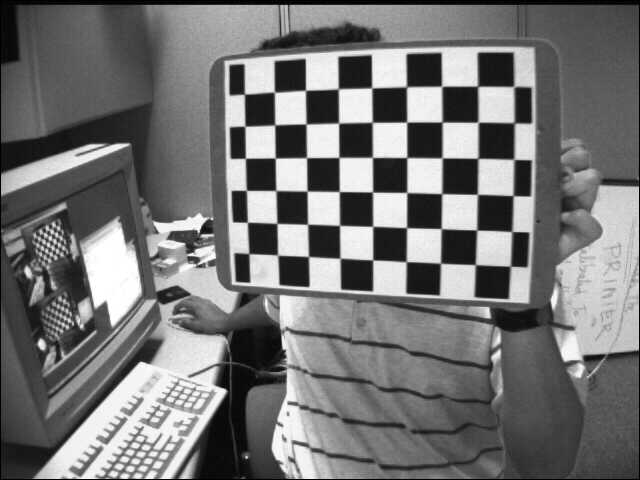
#> input picture Vision/images/imagesOpenCV/left01.jpg, 640 x 480 px, given in place of the camera
$ python Tri_color_detector_not_ipwebcam.py   (older library calls are emulated)
#> lines starting #> are read from the running program, lines starting #| are printed output that depends on the picture; after the words box and inside, x2 and y2 are one past the last pixel; in counts of white or black regions, pixels touching at a corner belong together
import cv2
import numpy as np

focalLength = 222.5
distance = 0

# Creates two different kernels
kernel = np.ones((10,10),np.uint8)
kernel2 = np.ones((25,25),np.uint8)

# This has to be here it doesn't do anything, just look at the trackbar
def nothing():
    pass

# Starts the webcam
cap = cv2.VideoCapture(0)

# create a black window image
img = np.zeros((300,512,3), np.uint8)
cv2.namedWindow('image')

# creates a switch for the window
switch = 'B-R-G'
cv2.createTrackbar(switch,'image',0,2,nothing)

# Initializes boundaries for colors
lower = np.array([0,0,0])
upper = np.array([255,255,255])

# This function lets you click on the video, and it returns HSV values of the pixel
def pick_color(event,x,y,flags,param):
    if event == cv2.EVENT_LBUTTONDBLCLK:
        bgr = frame[y,x] # Finds coordinates of the clicked point and picks that color
        bgrEdit = np.uint8([[bgr]]) # This converts the image to HSV and sets the upper
        color_grab = cv2.cvtColor(bgrEdit,cv2.COLOR_BGR2HSV) # and lower arrays
        print(color_grab)

# The following three functions create an image on the shape
def create_circle(thresh,cnt,cx,cy):
    thresh = cv2.circle(thresh,(cx,cy), 5, (0,0,255), -1)
    (x,y),radius = cv2.minEnclosingCircle(cnt)
    center = (int(x),int(y))
    radius = int(radius)
    thresh = cv2.circle(thresh,center,radius,(0,255,0),2)
    return radius, thresh

def create_ellipse(thresh,cnt):
    ellipse = cv2.fitEllipse(cnt)
    thresh = cv2.ellipse(thresh,ellipse,(0,255,0),2)
    return thresh

def create_rectangle(thresh,cnt,cx,cy):
    thresh = cv2.circle(thresh,(cx,cy), 5, (0,0,255), -1)
    x,y,w,h = cv2.boundingRect(cnt)
    thresh = cv2.rectangle(thresh,(x,y),(x+w,y+h),(0,255,0),2)

while(1):

    # Reads each frame from the video stream
    ret, frame = cap.read()
#> frame is the input picture: shape (480, 640, 3); min 0, max 255, mean 116.6
    gray = cv2.cvtColor(frame, cv2.COLOR_BGR2GRAY)

    # Converts the image to HSV
    hsv = cv2.cvtColor(frame, cv2.COLOR_BGR2HSV)
#> hsv: shape (480, 640, 3); mean H, S, V 0, 0, 116.6

    # Creates a mask using the upper and lower we got from above and applies it to the video stream
    mask = cv2.inRange(hsv, lower, upper)
#> mask: shape (480, 640); every value is 255
    res = cv2.bitwise_and(frame,frame, mask= mask)

    # Starts opening and closing kernels to remove noise and holes
    opened = cv2.morphologyEx(res, cv2.MORPH_OPEN, kernel)
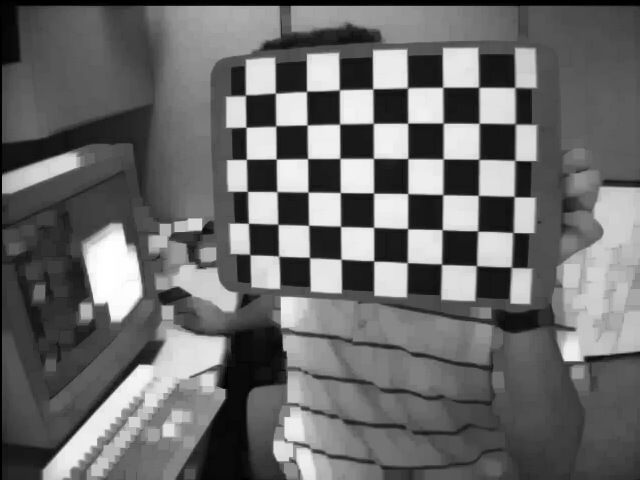
#> opened: shape (480, 640, 3); min 0, max 255, mean 106.6
    closed = cv2.morphologyEx(opened, cv2.MORPH_CLOSE, kernel2)
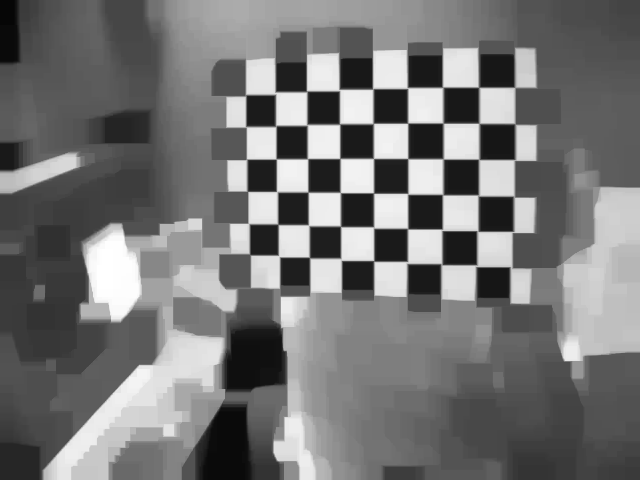
#> closed: shape (480, 640, 3); min 6, max 255, mean 116.9

    # Creates a threshold that we overwrite later
    ret,thresh = cv2.threshold(closed,127,255,cv2.THRESH_BINARY)
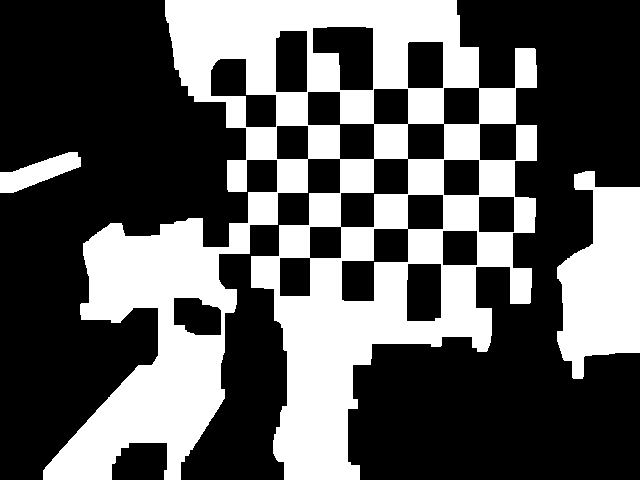
#> thresh: shape (480, 640, 3); 36.1% white; 3 white regions, box (x1, y1, x2, y2) and area: (43, 0, 537, 480) 97490, (557, 171, 640, 379) 11869, (0, 152, 81, 193) 1604

    # Turns the video stream into a gray version so we can find contours and stuff
    gray = cv2.cvtColor(thresh, cv2.COLOR_BGR2GRAY)
#> gray: shape (480, 640); 36.1% white; 3 white regions
    img, contours, hierarchy = cv2.findContours(gray, 1, 2)
#> contours = 22 contours; largest, box (x1, y1, x2, y2) and area: (43, 0, 537, 480) 126003, (557, 171, 640, 379) 11578, (312, 26, 374, 91) 2892, (341, 228, 409, 302) 2536, (340, 158, 409, 228) 2445

    # This structure is here because the first time the code run it divides by 0
    try:
        # Looks at movements and finds the center of large shapes
        cnt = contours[0]
#> cnt = contour of 27 points, box (x1, y1, x2, y2) (173, 297, 222, 336), area 1514
        M = cv2.moments(cnt)
#> M = moments, m00 1513.5, centre m10/m00, m01/m00 = (196.9, 316.3)
        cx = int(M['m10']/M['m00'])
#> cx = 196
        cy = int(M['m01']/M['m00'])
#> cy = 316
    except:
        pass
    # This looks at the trackbar slider, the position changes the color values
    s = cv2.getTrackbarPos(switch,'image')
    try:
        if s == 0:
            # Range for the Blue Frisbee
            lower = np.array([5,200,200])
            upper = np.array([20,255,255])
            radius, thresh = create_circle(thresh,cnt,cx,cy)
#> in create_circle, `thresh = cv2.circle(thresh,(cx,cy), 5, (0,0,255), -1)`: thresh: shape (480, 640, 3); 0.03% of pixels changed, all inside (x1, y1, x2, y2) = (191, 311, 202, 322)
#> in create_circle, `(x,y),radius = cv2.minEnclosingCircle(cnt)`: x = 197; y = 316; radius = 30
#> in create_circle, `center = (int(x),int(y))`: center = (197, 316)
#> radius = 30
            distance = ((3.5 * focalLength / radius))
#> distance = 25.96
#            thresh = create_ellipse(thresh,cnt)
        elif s == 1:
            # Range for the Red Frisbee
            lower = np.array([5,200,200])
            upper = np.array([20,255,255])
            thresh = create_circle(thresh,cnt,cx,cy)
            thresh = create_ellipse(thresh,cnt)
        elif s == 2:
            # Range for the Retroreflective Tape
            lower = np.array([70,195,190])
            upper = np.array([95,255,255])
            thresh = create_rectangle(thresh,cnt,cx,cy)
    except:
        pass

    font = cv2.FONT_HERSHEY_SIMPLEX
    cv2.putText(thresh,str(round(distance,2)),(500,450), font, 1,(0,0,255),2)
    cv2.putText(thresh,str(round(focalLength,2)),(30,450), font, 1,(0,255,0),2)
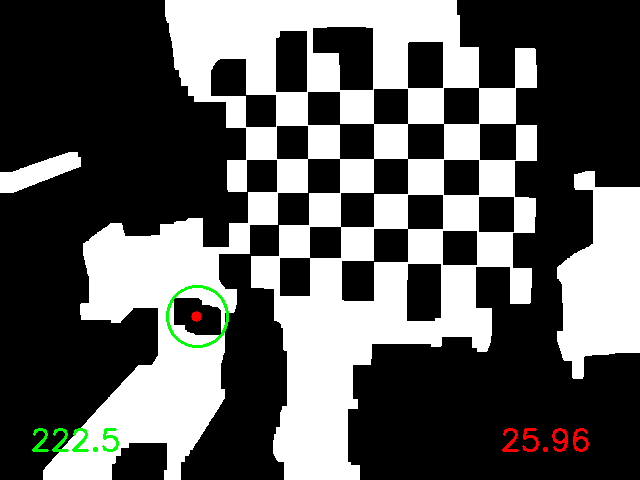
#> thresh: shape (480, 640, 3); mean B, G, R 91.4, 92.4, 92.1

# [6 lines of commented-out code are left out]
    cv2.imshow('image', thresh)
    cv2.imshow('original', frame)

    # Lets us use the mouse to find a color
    cv2.setMouseCallback('original', pick_color)

    if cv2.waitKey(1) & 0xFF == 27: # Hit esc to kill it
#> (key Esc is pressed here)
        break
cap.release()
cv2.destroyAllWindows()

$ run again, on Vision/images/imagesOpenCV/left02.jpg
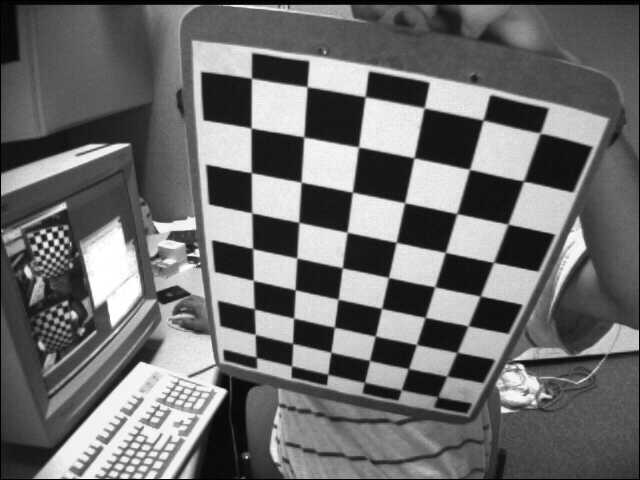
#> input picture Vision/images/imagesOpenCV/left02.jpg, 640 x 480 px, given in place of the camera
#> frame is the input picture: shape (480, 640, 3); min 0, max 255, mean 109
#> hsv: shape (480, 640, 3); mean H, S, V 0, 0, 109
#> mask: shape (480, 640); every value is 255
#> `ret,thresh = cv2.threshold(closed,127,255,cv2.THRESH_BINARY)`:
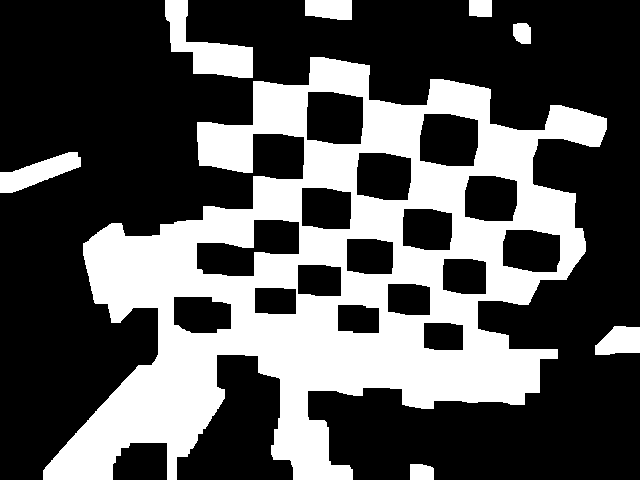
#> thresh: shape (480, 640, 3); 33.8% white; 8 white regions, largest, box (x1, y1, x2, y2) and area: (43, 57, 607, 480) 96350, (165, 0, 253, 78) 2922, (0, 152, 81, 193) 1599
#> contours = 24 contours; largest, box (x1, y1, x2, y2) and area: (43, 57, 607, 480) 124294, (196, 219, 300, 277) 3328, (419, 113, 479, 167) 2840, (306, 91, 364, 145) 2812, (165, 0, 253, 78) 2764
#> cnt = contour of 11 points, box (x1, y1, x2, y2) (410, 464, 434, 480), area 325
#> M = moments, m00 325, centre m10/m00, m01/m00 = (421, 471.9)
#> cx = 421
#> cy = 471
#> in create_circle, `(x,y),radius = cv2.minEnclosingCircle(cnt)`: x = 421.5; y = 471.5; radius = 13.73
#> center = (421, 471)
#> in create_circle, `radius = int(radius)`: radius = 13
#> distance = 59.9
#> `cv2.putText(thresh,str(round(focalLength,2)),(30,450), font, 1,(0,255,..`:
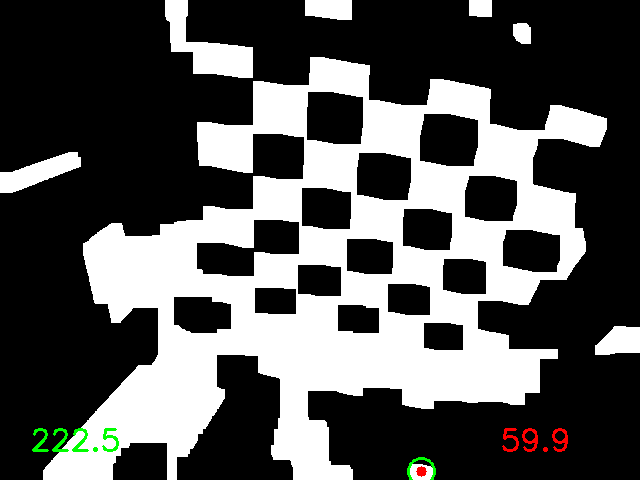
#> thresh: shape (480, 640, 3); mean B, G, R 85.8, 86.5, 86.3

$ run again, on Vision/images/imagesOpenCV/left03.jpg
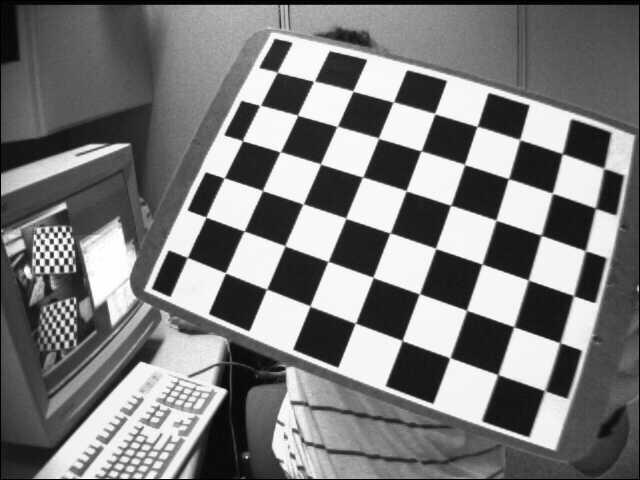
#> input picture Vision/images/imagesOpenCV/left03.jpg, 640 x 480 px, given in place of the camera
#> frame is the input picture: shape (480, 640, 3); min 0, max 255, mean 122.9
#> hsv: shape (480, 640, 3); mean H, S, V 0, 0, 122.9
#> mask: shape (480, 640); every value is 255
#> `ret,thresh = cv2.threshold(closed,127,255,cv2.THRESH_BINARY)`:
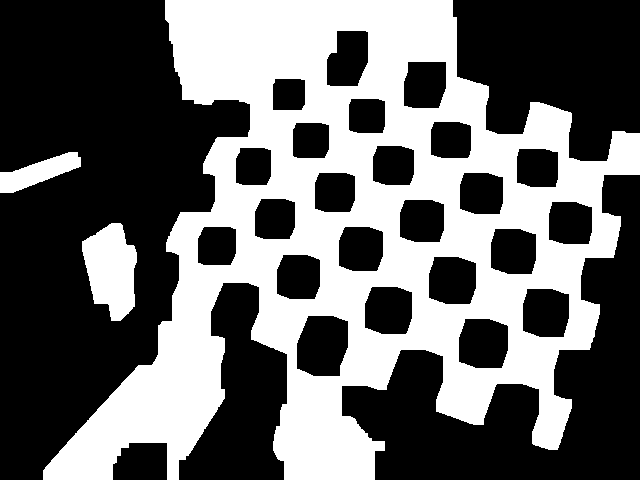
#> thresh: shape (480, 640, 3); 40.7% white; 3 white regions, box (x1, y1, x2, y2) and area: (43, 0, 640, 480) 119635, (82, 223, 137, 321) 3752, (0, 152, 81, 193) 1603
#> contours = 26 contours; largest, box (x1, y1, x2, y2) and area: (43, 0, 640, 480) 156217, (82, 223, 137, 321) 3628, (296, 315, 349, 377) 2728, (458, 318, 509, 369) 2238, (522, 288, 570, 338) 2092
#> cnt = contour of 56 points, box (x1, y1, x2, y2) (458, 318, 509, 369), area 2238
#> M = moments, m00 2238.5, centre m10/m00, m01/m00 = (483, 343.2)
#> cx = 483
#> cy = 343
#> in create_circle, `(x,y),radius = cv2.minEnclosingCircle(cnt)`: x = 483; y = 343; radius = 30.81
#> center = (483, 343)
#> in create_circle, `radius = int(radius)`: radius = 30
#> distance = 25.96
#> `cv2.putText(thresh,str(round(focalLength,2)),(30,450), font, 1,(0,255,..`:
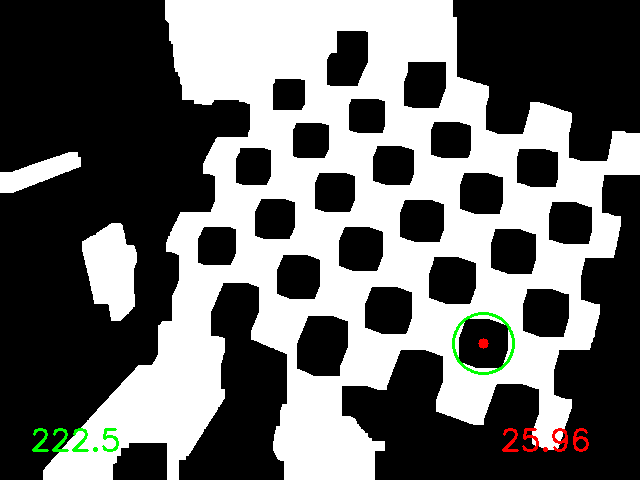
#> thresh: shape (480, 640, 3); mean B, G, R 102.9, 103.9, 103.6

$ run again, on Vision/images/imagesOpenCV/left04.jpg
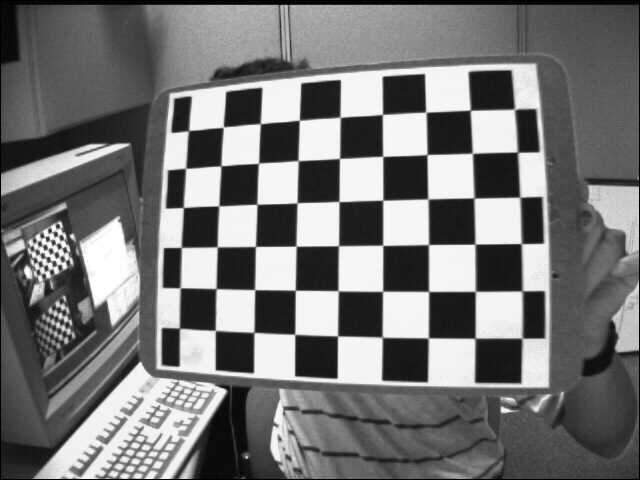
#> input picture Vision/images/imagesOpenCV/left04.jpg, 640 x 480 px, given in place of the camera
#> frame is the input picture: shape (480, 640, 3); min 0, max 255, mean 117.8
#> hsv: shape (480, 640, 3); mean H, S, V 0, 0, 117.8
#> mask: shape (480, 640); every value is 255
#> `ret,thresh = cv2.threshold(closed,127,255,cv2.THRESH_BINARY)`:
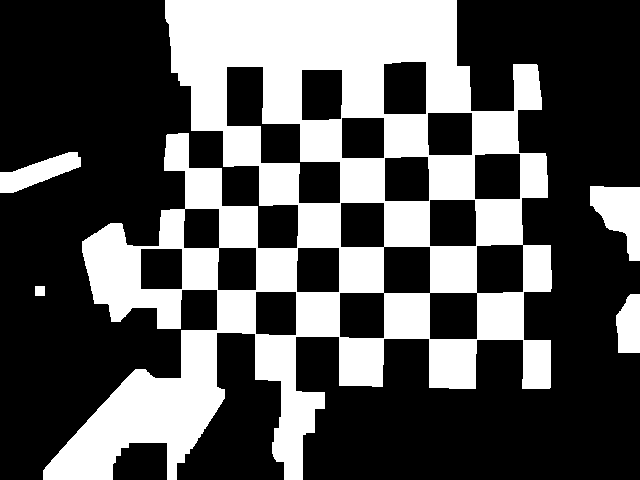
#> thresh: shape (480, 640, 3); 34.5% white; 5 white regions, box (x1, y1, x2, y2) and area: (43, 0, 552, 480) 100800, (590, 186, 640, 261) 2311, (0, 152, 81, 193) 1604, (616, 294, 640, 353) 1205, (35, 286, 45, 296) 100
#> contours = 23 contours; largest, box (x1, y1, x2, y2) and area: (43, 0, 552, 480) 136360, (226, 66, 341, 204) 5541, (476, 244, 524, 294) 2266, (429, 292, 478, 340) 2254, (383, 61, 427, 115) 2251
#> cnt = contour of 22 points, box (x1, y1, x2, y2) (616, 294, 640, 353), area 1130
#> M = moments, m00 1130.5, centre m10/m00, m01/m00 = (628.9, 325.3)
#> cx = 628
#> cy = 325
#> in create_circle, `(x,y),radius = cv2.minEnclosingCircle(cnt)`: x = 628.5; y = 323; radius = 30.84
#> center = (628, 323)
#> in create_circle, `radius = int(radius)`: radius = 30
#> distance = 25.96
#> `cv2.putText(thresh,str(round(focalLength,2)),(30,450), font, 1,(0,255,..`:
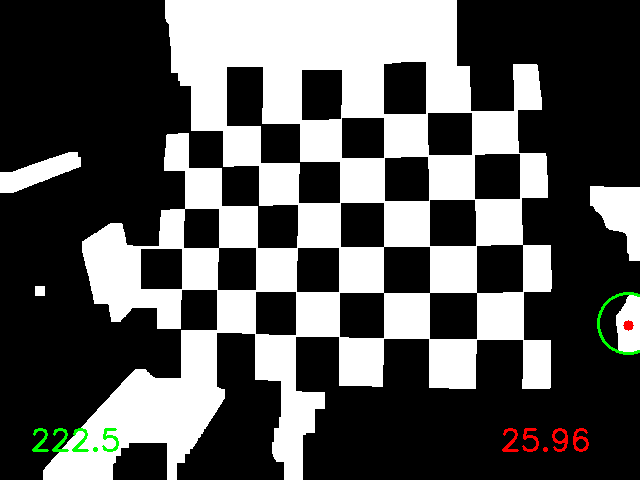
#> thresh: shape (480, 640, 3); mean B, G, R 87.6, 88.5, 88.3
